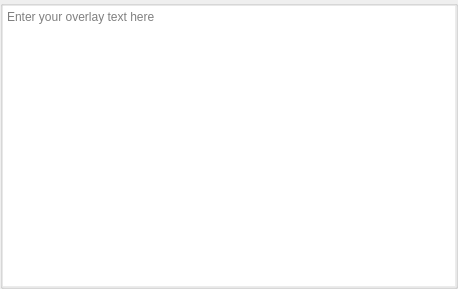
<?xml version="1.0" encoding="UTF-8"?>
<ui version="4.0">
 <class>OverlayDialog</class>
 <widget class="QDialog" name="OverlayDialog">
  <property name="geometry">
   <rect>
    <x>0</x>
    <y>0</y>
    <width>458</width>
    <height>289</height>
   </rect>
  </property>
  <property name="focusPolicy">
   <enum>Qt::ClickFocus</enum>
  </property>
  <property name="windowTitle">
   <string>Dialog</string>
  </property>
  <layout class="QVBoxLayout" name="verticalLayout_3">
   <property name="spacing">
    <number>0</number>
   </property>
   <property name="leftMargin">
    <number>0</number>
   </property>
   <property name="topMargin">
    <number>0</number>
   </property>
   <property name="rightMargin">
    <number>0</number>
   </property>
   <property name="bottomMargin">
    <number>0</number>
   </property>
   <item>
    <widget class="QGroupBox" name="groupBox_main">
     <property name="title">
      <string/>
     </property>
     <layout class="QVBoxLayout" name="verticalLayout">
      <property name="spacing">
       <number>0</number>
      </property>
      <property name="leftMargin">
       <number>0</number>
      </property>
      <property name="topMargin">
       <number>0</number>
      </property>
      <property name="rightMargin">
       <number>0</number>
      </property>
      <property name="bottomMargin">
       <number>0</number>
      </property>
      <item>
       <widget class="QPlainTextEdit" name="plainTextEdit">
        <property name="sizePolicy">
         <sizepolicy hsizetype="Expanding" vsizetype="Expanding">
          <horstretch>0</horstretch>
          <verstretch>0</verstretch>
         </sizepolicy>
        </property>
        <property name="frameShape">
         <enum>QFrame::NoFrame</enum>
        </property>
        <property name="lineWrapMode">
         <enum>QPlainTextEdit::NoWrap</enum>
        </property>
        <property name="tabStopDistance">
         <number>15</number>
        </property>
        <property name="placeholderText">
         <string>Enter your overlay text here</string>
        </property>
       </widget>
      </item>
     </layout>
    </widget>
   </item>
  </layout>
 </widget>
 <resources/>
 <connections/>
</ui>
